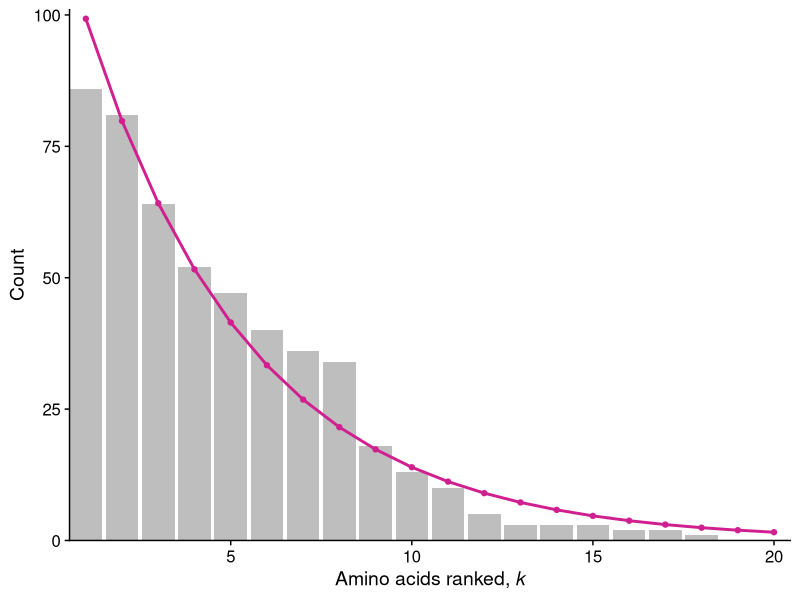
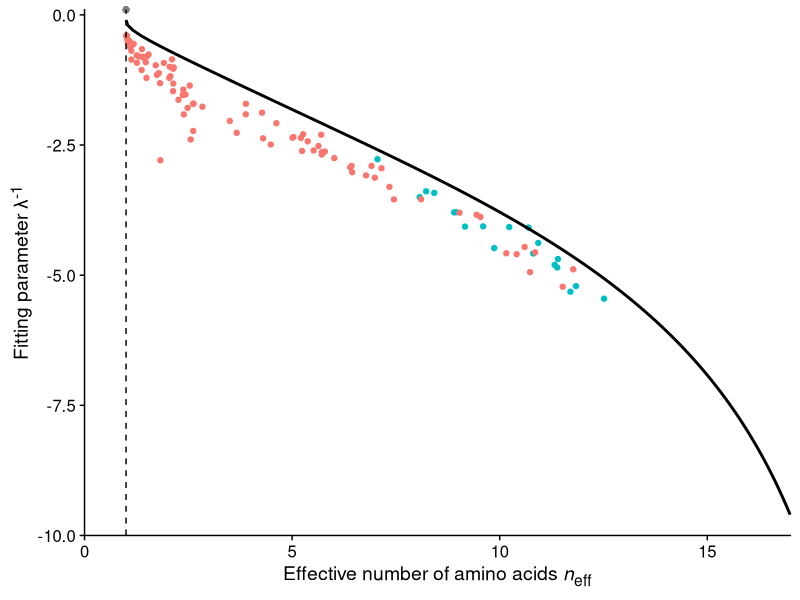

These figures' R source, in order:
## ---- chunk 1
knitr::opts_chunk$set(echo = TRUE)
## ---- chunk 2
# fit linear model to normalized, log-transformed data
# set intercept to 0, only fitting 1 parameter (slope)

# load packages
library(tidyverse)
library(stringr)
library(cowplot)
library(broom)
library(ggtext)
theme_set(theme_cowplot())
## ---- chunk 3
# read in data
alignment <-read_csv("data/simulated/results_1B4T_A_evolved_split.csv", col_types = cols(.default = "c")) 

# tidy data used for null
alignment %>% 
  mutate(sequence = as.numeric(1:nrow(alignment)) ) %>% 
  gather(key = "site", value = "aa", 1:153) -> tidy_align  

tidy_align$site = as.numeric(tidy_align$site) 
## ---- chunk 4
# determine the number of each AA at each site
tidy_align %>% 
  group_by(site, aa) %>% 
  summarize(count = n()) -> site_aa_count

empty_counts <- tibble(aa = c('A', 'C', 'D', 'E', 'F', 'G', 'H', 'I', 'K', 'L', 'M', 'N', 'P', 'Q', 'R', 'S', 'T', 'V', 'W', 'Y'), 
                           count = rep(0, 20))

# 1. First write a function that can take a data frame with amino acids at one site, and return a data frame with counts, including zeros.
count_by_site <- function(site_df) {
  site_df %>% 
    group_by(aa) %>% 
    summarize(count = n()) -> counts
  full_join(counts, anti_join(empty_counts, counts, by = 'aa'))
}

# 2. Then call that function for all sites and combine the resulting data frames.
tidy_align %>% 
  nest(data = -site) %>%
  mutate(counts = map(data, count_by_site)) %>%
  dplyr::select(-data) %>%   
  unnest(cols = c(counts)) -> all_count


## ---- chunk 5
# USING ONLY OBSERVED AA
# order aa by relative frequency
all_count %>%
  arrange(all_count$site, desc(count)) -> ordered_count

# make the categorical variable (aa) numerical (k) by numbering aa's 1-20 in order of freq
ordered_count %>%
  group_by(site) %>%
  mutate(k = as.numeric(1:20)) -> ordered_count

# remove aa with zero values
ordered_count %>%
  filter(count > 0) -> observed_aa

# count relative to most frequent - rescale to 1 for highly conserved sites
observed_aa %>%
  group_by(site) %>%
  mutate(rel_count = count/max(count)) -> observed_aa

# log-transformed data
observed_aa %>%
  mutate(ln_count = log(rel_count)) -> observed_aa 

# fit to a linear function, using map and BROOM 
# SET INTERCEPT TO 0
observed_aa %>% 
  nest(data = -site) %>%
  mutate(fit = map(data, ~ lm(ln_count ~ 0 + k, data = .)),
         #intercept = map_dbl(fit, ~ (.)$coefficients[1]),
         slope = map_dbl(fit, ~ (.)$coefficients[1])) %>% 
  select(-data, -fit) -> observed_fits

# data frame with slope from linear fit to log transformed data - slope = gamma, intercept = 0
#head(observed_fits)

# visualize the distribution (at a given site) with linear fits
# NOTE: sites that are highly conserved for a single aa still look exponential in log scale (see sites 3 and 9 as example) 3, 6, 33
ordered_count %>%
  group_by(site) %>%
  mutate(rel_count = count/max(count)) -> ordered_count
ordered_count %>%
  mutate(ln_count = log(rel_count)) -> ordered_count

ordered_count %>% 
  left_join(observed_fits, by = "site") %>%
  mutate(est_dist = slope*exp(k*slope)) -> ordered_count

# rescale to compare w raw count
ordered_count %>%
  group_by(site) %>%
  mutate(est_rel = est_dist/sum(est_dist)) %>%
  mutate(est_count = sum(count)*est_rel) -> ordered_count
## ---- chunk 6
# use raw count
ordered_count %>% nest(data = -site) %>%
  ungroup() %>%
  mutate(chisq = map(data, ~ sum(((.$count - .$est_count)^2)/.$est_count)),
         p_value = map_dbl(chisq, ~ pchisq(., 18, lower.tail=FALSE))) %>% 
  select(-data) %>%
  mutate(p.adjusted = p.adjust(p_value, method= "fdr")) -> chisq_results

chisq_results %>%
  mutate(result = "pass") -> chisq_results

# REMOVE conserved sites with a single aa
chisq_results %>% 
  filter(p_value != "NaN") -> chisq_results

chisq_results$result[chisq_results$p_value < 0.05] <- "fail"

chisq_results %>% filter(result == "fail") %>% nrow()/nrow(chisq_results)
chisq_results$chisq <- as.numeric(chisq_results$chisq)

#test manually for a few sites
#df1 <- filter(ordered_count, site == 1)
#chisq1 <- sum((df1$count - df1$est_count)^2/df1$est_count)
#pchisq(chisq1, 18, lower.tail = FALSE)



## ---- chunk 7
ordered_count %>%
  filter(site == 35) %>%
  ggplot(aes(x = k)) +
  geom_bar(aes(y = count), fill = "grey", stat='identity') +
  geom_point(aes(y = est_count, color = "violetred")) +
  geom_line(aes(y = est_count, color = "violetred"), size = 1) +
  scale_color_manual(name = "distribution",
                     values = c("grey" = "grey", "violetred" = "violetred"),
                     labels = c("actual", "estimated"))  +
  scale_x_continuous(
    breaks = c(5, 10, 15, 20), 
    expand = c(0, 0)
  ) +
  scale_y_continuous(
    breaks = c(0, 25, 50, 75, 100), 
    expand = c(0, 0),
    limits = c(0, 101)
  ) +
  labs(x = "Amino acids ranked, *k*", y = "Count") +
  theme(
    legend.position = "none",
    axis.title.x = element_markdown()
  ) -> fig1

fig1
save_plot("figure1.pdf", fig1, ncol = 1, nrow = 1, base_height = 3.71,
          base_asp = 1.618, base_width = NULL)

## ---- chunk 8
# site_aa_count is actual dist. DOES NOT CONTAIN AA AT ZERO

# eff aa for actual distribution
observed_aa %>%
  group_by(site) %>%
  mutate(frequency = (count)/sum(count)) -> site_aa_freq

site_aa_freq %>% 
  mutate(flnf = frequency*log(frequency)) %>%
  group_by(site) %>% 
  summarize(entropy = -sum(flnf),
            eff_aa = exp(entropy),
            n = length(unique(aa))) -> eff_aa_all

# eff aa for estimated distribution
ordered_count %>% 
  group_by(site) %>%
  mutate(freq = (est_count)/sum(est_count)) -> site_aa_freq_2
site_aa_freq_2 %>% 
  mutate(flnf = freq*log(freq)) %>%
  group_by(site) %>%
  summarize(entr = -sum(flnf),
            eff_aa_est = exp(entr)) -> eff_aa_all_est

left_join(eff_aa_all, eff_aa_all_est) -> compare_eff_aa

## ---- chunk 9
observed_fits %>%
  left_join(eff_aa_all) %>% 
  select(site, slope, eff_aa)-> gam_v_effaa

gam_v_effaa %>%
  left_join(chisq_results) %>% 
  select(site, slope, eff_aa, result) -> gam_v_effaa

neff2 <- function(lambda_inv) {
  lambda <- 1/lambda_inv
  pi <- lambda*exp(-lambda*(0:19))
  C <- sum(pi)
  pi <- pi/C
  exp(-sum(pi*log(pi)))
}

df_theory2 <- data.frame(lambda_inv = (0:-100)/10, ne = vapply((0:-100)/10, neff2, numeric(1)))
## ---- chunk 10
ggplot(gam_v_effaa, 
       aes(x = eff_aa, y = 1/slope)) + 
  geom_point(aes(color = result)) +
  geom_line(
    data = df_theory2, 
    aes(ne, lambda_inv), 
    inherit.aes = FALSE, 
    size = 1
  ) +
  geom_vline(
    xintercept = 1, 
    linetype = 2
  ) +
  labs(
    x = "Effective number of amino acids *n*<sub>eff</sub>", 
    y = "Fitting parameter &lambda;<sup>-1</sup>"
  ) +
  theme(
    legend.position = "none",
    axis.title.x = element_markdown(),
    axis.title.y = element_markdown()
  ) +
  scale_x_continuous(
    breaks = c(0,5,10,15), 
    limits = c(0,17), 
    expand = c(0,0)
  ) +
  scale_y_continuous(
    limits = c(-10,0.1), 
    expand = c(0,0)
  ) +
  coord_cartesian(clip = "off") -> fig2

fig2
save_plot("figure2.png", fig2, ncol = 1, nrow = 1, base_height = 3.71,
          base_asp = 1.618, base_width = NULL)

